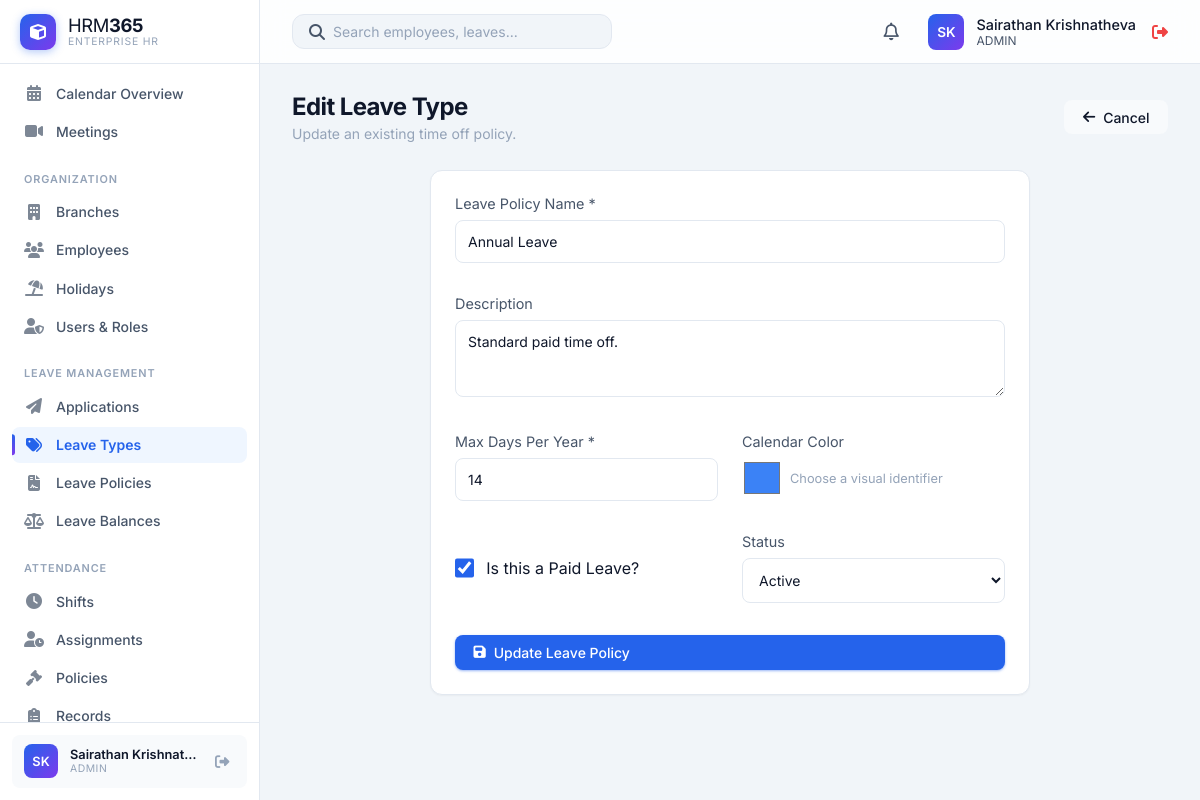
The app's page /HRM365/modules/leave_types/edit.php?id=1 (signed in) with its own data.
### tables this page shows
CREATE TABLE `users` (
  `id` int(11) NOT NULL,
  `username` varchar(50) NOT NULL,
  `password` varchar(255) NOT NULL,
  `full_name` varchar(100) DEFAULT NULL,
  `phone` varchar(30) DEFAULT NULL,
  `role` enum('admin','HR','manager','employee') DEFAULT 'employee',
  `status` enum('Active','Inactive') DEFAULT 'Active',
  `language` varchar(20) DEFAULT 'English',
  `department` varchar(50) DEFAULT NULL,
  `employee_id` int(11) DEFAULT NULL,
  `created_at` timestamp NOT NULL DEFAULT current_timestamp()
);

CREATE TABLE `leave_types` (
  `id` int(11) NOT NULL,
  `name` varchar(100) NOT NULL,
  `description` text DEFAULT NULL,
  `max_days_per_year` int(11) DEFAULT 0,
  `is_paid` tinyint(1) DEFAULT 1,
  `color` varchar(20) DEFAULT '#3b82f6',
  `status` enum('Active','Inactive') DEFAULT 'Active',
  `created_at` timestamp NOT NULL DEFAULT current_timestamp()
);

### HRM365/includes/db.php (called while the page is built, shortened)
<?php
if (!function_exists('app_url')) {
    function app_url(string $path = ''): string
    {
        $base = APP_BASE_URL;
        $path = ltrim($path, '/');
        return $path === '' ? $base : $base . '/' . $path;
    }
}
?>

### HRM365/includes/auth.php (called while the page is built, shortened)
<?php
require_once __DIR__ . '/db.php';
$currentUser = [
    'id' => $_SESSION['user_id'],
    'username' => $_SESSION['username'],
    'role' => $_SESSION['role'] ?? 'employee',
    'employee_id' => $_SESSION['employee_id'] ?? null,
    'department' => null,
    'first_name' => null,
    'last_name' => null,
    'profile_photo' => null
];
$userStmt = $pdo->prepare("SELECT username, role, full_name, employee_id, department FROM users WHERE id = ? AND status = 'Active'");
$userStmt->execute([$currentUser['id']]);
$freshUser = $userStmt->fetch();
$currentUser['username'] = $freshUser['username'];
$currentUser['role'] = $freshUser['role'];
$currentUser['employee_id'] = $freshUser['employee_id'];
$currentUser['department'] = $freshUser['department'];
if ($currentUser['employee_id']) {
    $authStmt = $pdo->prepare("SELECT first_name, last_name, department, profile_photo FROM employees WHERE id = ?");
    $authStmt->execute([$currentUser['employee_id']]);
    $authEmp = $authStmt->fetch();
    if ($authEmp) {
        $currentUser['first_name'] = $authEmp['first_name'];
        $currentUser['last_name'] = $authEmp['last_name'];
        $currentUser['department'] = $authEmp['department'];
        $currentUser['profile_photo'] = $authEmp['profile_photo'];
    }
}
?>

### HRM365/modules/leave_types/edit.php (the view, shortened to what this page needs)
<?php
require_once '../../includes/db.php';
require_once '../../includes/auth.php';
$id = $_GET['id'] ?? null;
$stmt = $pdo->prepare("SELECT * FROM leave_types WHERE id = ?");
$stmt->execute([$id]);
$lt = $stmt->fetch();
include '../../includes/header.php';
?>
<div class="page-header">
    <div>
        <h1 class="page-title">Edit Leave Type</h1>
        <div class="page-subtitle">Update an existing time off policy.</div>
    </div>
    <a href="index.php" class="btn" style="background: var(--bg-hover); color: var(--text-primary);">
        <i class="fas fa-arrow-left"></i> Cancel
    </a>
</div>
<div class="card" style="max-width: 600px; margin: 0 auto;">
    <form action="update.php" method="POST">
        <div class="mb-4">
            <label style="display: block; margin-bottom: 0.5rem; color: var(--text-secondary); font-size: 0.9rem;">Leave Policy Name *</label>
            <input type="text" name="name" required value="<?php echo htmlspecialchars($lt['name']); ?>" style="width: 100%; padding: 0.75rem; border-radius: var(--radius-md); border: 1px solid var(--border-color); background: var(--bg-secondary); color: var(--text-primary); outline: none;">
        </div>
        <div class="mb-4">
            <label style="display: block; margin-bottom: 0.5rem; color: var(--text-secondary); font-size: 0.9rem;">Description</label>
            <textarea name="description" rows="3" style="width: 100%; padding: 0.75rem; border-radius: var(--radius-md); border: 1px solid var(--border-color); background: var(--bg-secondary); color: var(--text-primary); outline: none;"><?php echo htmlspecialchars($lt['description']); ?></textarea>
        </div>
        <div style="display: grid; grid-template-columns: 1fr 1fr; gap: 1.5rem;" class="mb-4">
            <div>
                <label style="display: block; margin-bottom: 0.5rem; color: var(--text-secondary); font-size: 0.9rem;">Max Days Per Year *</label>
                <input type="number" name="max_days_per_year" required min="0" value="<?php echo intval($lt['max_days_per_year']); ?>" style="width: 100%; padding: 0.75rem; border-radius: var(--radius-md); border: 1px solid var(--border-color); background: var(--bg-secondary); color: var(--text-primary); outline: none;">
            </div>
            <div>
                <label style="display: block; margin-bottom: 0.5rem; color: var(--text-secondary); font-size: 0.9rem;">Calendar Color</label>
                <div style="display: flex; align-items: center; gap: 0.5rem;">
                    <input type="color" name="color" value="<?php echo htmlspecialchars($lt['color']); ?>" style="width: 40px; height: 40px; padding: 0; border: none; border-radius: var(--radius-md); cursor: pointer; background: transparent;">
                    <span style="font-size: 0.8rem; color: var(--text-muted);">Choose a visual identifier</span>
                </div>
            </div>
        </div>
        <div style="display: grid; grid-template-columns: 1fr 1fr; gap: 1.5rem;" class="mb-4">
            <div style="display: flex; align-items: center;">
                <label style="display: flex; align-items: center; gap: 0.75rem; color: var(--text-primary); cursor: pointer;">
                    <input type="checkbox" name="is_paid" value="1" <?php echo $lt['is_paid'] ? 'checked' : ''; ?> style="width: 1.2rem; height: 1.2rem; accent-color: var(--accent-primary);">
                    Is this a Paid Leave?
                </label>
            </div>
            <div>
                <label style="display: block; margin-bottom: 0.5rem; color: var(--text-secondary); font-size: 0.9rem;">Status</label>
                <select name="status" style="width: 100%; padding: 0.75rem; border-radius: var(--radius-md); border: 1px solid var(--border-color); background: var(--bg-secondary); color: var(--text-primary); outline: none;">
                    <option value="Active" <?php echo $lt['status'] === 'Active' ? 'selected' : ''; ?>>Active</option>
                </select>
            </div>
        </div>
        <button type="submit" class="btn btn-primary" style="width: 100%;"><i class="fas fa-save"></i> Update Leave Policy</button>
    </form>
</div>
<?php include '../../includes/footer.php'; ?>

### HRM365/includes/header.php (shortened to what this page needs)
<?php
require_once __DIR__ . '/auth.php';
require_once __DIR__ . '/avatar.php';
$stylesheetPath = __DIR__ . '/../css/styles.css';
$stylesheetVersion = is_file($stylesheetPath) ? filemtime($stylesheetPath) : time();
?>
<!DOCTYPE html>
<html lang="en">
<head>
    <link rel="stylesheet" href="<?php echo app_url('css/styles.css'); ?>?v=<?php echo $stylesheetVersion; ?>">
    <link rel="stylesheet" href="https://cdnjs.cloudflare.com/ajax/libs/font-awesome/6.4.0/css/all.min.css">
</head>
<body>
    <?php include 'sidebar.php'; ?>
    <div class="main-wrapper">
        <header class="top-header">
            <div class="header-search">
                <i class="fas fa-search text-secondary"></i>
                <input type="text" id="globalSearchInput" placeholder="Search employees, leaves..." autocomplete="off">
            </div>
            <div class="header-actions">
                <a href="<?php echo app_url('modules/notifications/index.php'); ?>" class="action-btn" title="Notifications">
                    <i class="far fa-bell"></i>
                </a>
                <div class="user-profile" style="display: flex; align-items: center; gap: 1rem;">
                    <a href="<?php echo app_url('profile.php'); ?>" style="display: flex; align-items: center; gap: 0.75rem; text-decoration: none; color: inherit;">
                        <?php echo render_avatar($currentUser['first_name'] ?? null, $currentUser['last_name'] ?? null, $currentUser['profile_photo'] ?? null, $currentUser['username']); ?>
                        <div class="user-info">
                            <div style="font-size: 0.9rem; font-weight: 500; color: var(--text-primary);">
                                <?php echo htmlspecialchars($_SESSION['full_name'] ?? $currentUser['username']); ?>
                            </div>
                            <div style="font-size: 0.75rem; color: var(--text-secondary); text-transform: uppercase;">
                                <?php echo htmlspecialchars($currentUser['role']); ?>
                            </div>
                        </div>
                    </a>
                    <a href="<?php echo app_url('logout.php'); ?>" style="color: var(--accent-danger);" title="Logout"><i class="fas fa-sign-out-alt"></i></a>
                </div>
            </div>
        </header>
        <main class="content-area">

### HRM365/includes/sidebar.php (shortened to what this page needs)
<?php
require_once __DIR__ . '/avatar.php';
?>
<aside class="sidebar">
    <div class="sidebar-header">
        <a href="<?php echo app_url('modules/dashboard/index.php'); ?>" class="sidebar-logo">
            <div class="logo-icon">
                <i class="fas fa-cube"></i>
            </div>
            <div class="logo-text">
                <span class="logo-brand">HRM<strong>365</strong></span>
                <span class="logo-tagline">Enterprise HR</span>
            </div>
        </a>
    </div>
    <nav class="sidebar-nav" id="sidebarNav">
        <?php $uri = $_SERVER['REQUEST_URI']; ?>
        <a href="<?php echo app_url('modules/dashboard/index.php'); ?>" class="nav-item <?php echo strpos($uri, '/modules/dashboard') !== false ? 'active' : ''; ?>">
        </a>
        <a href="<?php echo app_url('modules/calendar/index.php'); ?>" class="nav-item <?php echo strpos($uri, '/modules/calendar') !== false ? 'active' : ''; ?>">
            <i class="fas fa-calendar-alt nav-icon"></i>
            <span>Calendar Overview</span>
        </a>
        <a href="<?php echo app_url('modules/meetings/index.php'); ?>" class="nav-item <?php echo strpos($uri, '/modules/meetings') !== false ? 'active' : ''; ?>">
            <i class="fas fa-video nav-icon"></i>
            <span>Meetings</span>
        </a>
        <?php if (in_array($currentUser['role'], ['admin', 'manager', 'HR'])): ?>
        <div class="nav-section-label">Organization</div>
        <?php if (in_array($currentUser['role'], ['admin', 'HR'])): ?>
        <a href="<?php echo app_url('modules/branches/index.php'); ?>" class="nav-item <?php echo strpos($uri, '/modules/branches') !== false ? 'active' : ''; ?>">
            <i class="fas fa-building nav-icon"></i>
            <span>Branches</span>
        </a>
        <?php endif; ?>
        <a href="<?php echo app_url('modules/employees/index.php'); ?>" class="nav-item <?php echo strpos($uri, '/modules/employees') !== false ? 'active' : ''; ?>">
            <i class="fas fa-users nav-icon"></i>
            <span>Employees</span>
        </a>
        <a href="<?php echo app_url('modules/holidays/index.php'); ?>" class="nav-item <?php echo strpos($uri, '/modules/holidays') !== false ? 'active' : ''; ?>">
            <i class="fas fa-umbrella-beach nav-icon"></i>
            <span>Holidays</span>
        </a>
        <?php endif; ?>
        <?php if (in_array($currentUser['role'], ['admin', 'HR'])): ?>
        <a href="<?php echo app_url('modules/users/index.php'); ?>" class="nav-item <?php echo strpos($uri, '/modules/users') !== false ? 'active' : ''; ?>">
            <i class="fas fa-user-shield nav-icon"></i>
            <span>Users & Roles</span>
        </a>
        <?php endif; ?>
        <div class="nav-section-label">Leave Management</div>
        <a href="<?php echo app_url('modules/leave_applications/index.php'); ?>" class="nav-item <?php echo strpos($uri, '/modules/leave_applications') !== false ? 'active' : ''; ?>">
            <i class="fas fa-paper-plane nav-icon"></i>
            <span>Applications</span>
        </a>
        <a href="<?php echo app_url('modules/leave_types/index.php'); ?>" class="nav-item <?php echo strpos($uri, '/modules/leave_types') !== false ? 'active' : ''; ?>">
            <i class="fas fa-tags nav-icon"></i>
            <span>Leave Types</span>
        </a>
        <a href="<?php echo app_url('modules/leave_policies/index.php'); ?>" class="nav-item <?php echo strpos($uri, '/modules/leave_policies') !== false ? 'active' : ''; ?>">
            <i class="fas fa-file-contract nav-icon"></i>
            <span>Leave Policies</span>
        </a>
        <a href="<?php echo app_url('modules/leave_balances/index.php'); ?>" class="nav-item <?php echo strpos($uri, '/modules/leave_balances') !== false ? 'active' : ''; ?>">
            <i class="fas fa-balance-scale nav-icon"></i>
            <span>Leave Balances</span>
        </a>
        <div class="nav-section-label">Attendance</div>
        <?php if (in_array($currentUser['role'], ['admin', 'HR'])): ?>
        <a href="<?php echo app_url('modules/shifts/index.php'); ?>" class="nav-item <?php echo strpos($uri, '/modules/shifts') !== false ? 'active' : ''; ?>">
            <i class="fas fa-clock nav-icon"></i>
            <span>Shifts</span>
        </a>
        <a href="<?php echo app_url('modules/attendance_assignments/index.php'); ?>" class="nav-item <?php echo strpos($uri, '/modules/attendance_assignments') !== false ? 'active' : ''; ?>">
            <i class="fas fa-user-clock nav-icon"></i>
            <span>Assignments</span>
        </a>
        <a href="<?php echo app_url('modules/attendance_policies/index.php'); ?>" class="nav-item <?php echo strpos($uri, '/modules/attendance_policies') !== false ? 'active' : ''; ?>">
            <i class="fas fa-gavel nav-icon"></i>
            <span>Policies</span>
        </a>
        <?php endif; ?>
        <a href="<?php echo app_url('modules/attendance_records/index.php'); ?>" class="nav-item <?php echo strpos($uri, '/modules/attendance_records') !== false ? 'active' : ''; ?>">
            <i class="fas fa-clipboard-list nav-icon"></i>
            <span>Records</span>
        </a>
    </nav>
    <div class="sidebar-footer">
        <div class="sidebar-user">
            <?php echo render_avatar($currentUser['first_name'] ?? null, $currentUser['last_name'] ?? null, $currentUser['profile_photo'] ?? null, $currentUser['username']); ?>
            <div class="sidebar-user-info">
                <div class="sidebar-user-name"><?php echo htmlspecialchars($_SESSION['full_name'] ?? $currentUser['username']); ?></div>
                <div class="sidebar-user-role"><?php echo htmlspecialchars($currentUser['role']); ?></div>
            </div>
            <a href="<?php echo app_url('logout.php'); ?>" class="sidebar-logout" title="Logout"><i class="fas fa-sign-out-alt"></i></a>
        </div>
    </div>
</aside>

### HRM365/includes/avatar.php (shortened to what this page needs)
<?php
function profile_photo_url(?string $path): ?string
{
    if (empty($path)) {
        return null;
    }
    $relative = ltrim(str_replace('\\', '/', $path), '/');
    $absolute = realpath(__DIR__ . '/../' . str_replace('/', DIRECTORY_SEPARATOR, $relative));
    return app_url($relative) . '?v=' . filemtime($absolute);
}
function avatar_initials(?string $first, ?string $last, ?string $fallback = ''): string
{
    $first = trim((string) $first);
    $last = trim((string) $last);
    if ($first !== '' || $last !== '') {
        return strtoupper(substr($first, 0, 1) . substr($last, 0, 1));
    }
    $fallback = trim($fallback);
    return strtoupper(substr($fallback !== '' ? $fallback : 'U', 0, 2));
}
function render_avatar(?string $first, ?string $last, ?string $photoPath, ?string $fallback = '', string $class = 'avatar', string $style = ''): string
{
    $url = profile_photo_url($photoPath);
    $label = trim(trim((string) $first) . ' ' . trim((string) $last));
    $styleAttr = $style !== '' ? ' style="' . htmlspecialchars($style, ENT_QUOTES, 'UTF-8') . '"' : '';
    $classAttr = htmlspecialchars($class, ENT_QUOTES, 'UTF-8');
    $titleAttr = htmlspecialchars($label, ENT_QUOTES, 'UTF-8');
    return '<div class="' . $classAttr . '"' . $styleAttr . ' title="' . $titleAttr . '">' . htmlspecialchars(avatar_initials($first, $last, $fallback), ENT_QUOTES, 'UTF-8') . '</div>';
}

### records on screen
users: username "SK SK", role "ADMIN"
leave_types: name "Annual Leave", description "Standard paid time off.", max_days_per_year "14", color "#3b82f6", is_paid "☑", status "Active"

### other values on screen
$_SESSION['full_name'] "Sairathan Krishnat…"
$_SESSION['full_name'] "Sairathan Krishnatheva"
